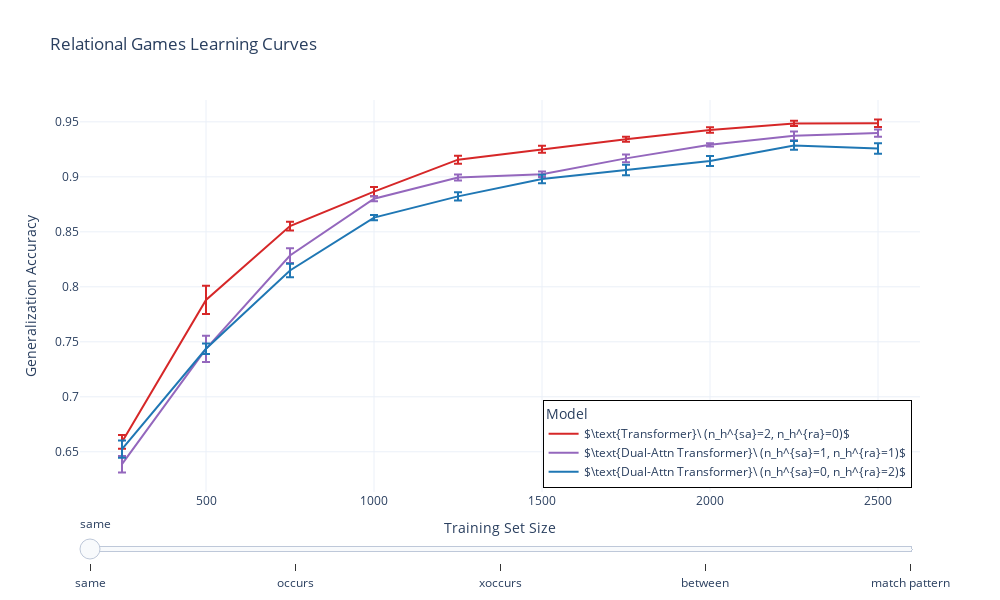

Source (notebook cell):
### Code cell
import plotly.graph_objects as go

# Assuming figure_data_ is your DataFrame with columns 'Training Set Size', 'mean', 'sem', 'Model', 'Task'

# Get unique tasks and models
tasks = figure_data_['Task'].unique()
models = figure_data_['Model'].unique()

# Create frames for each task
frames = []
for task in tasks:
    frame_data = []
    task_filter = figure_data_['Task'] == task
    task_data = figure_data_[task_filter].dropna()
    yrange = [task_data['mean'].min(), task_data['mean'].max()]
    xrange = [task_data['Training Set Size'].min(), task_data['Training Set Size'].max()]
    eps_y = 0.025 * (yrange[1] - yrange[0])
    eps_x = 0.025 * (xrange[1] - xrange[0])
    yrange = [yrange[0] - eps_y, yrange[1] + eps_y]
    xrange = [xrange[0] - eps_x, xrange[1] + eps_x]

    for model in models:
        model_filter = task_data['Model'] == model
        model_data = task_data[model_filter]
        frame_data.append(go.Scatter(
            x=model_data['Training Set Size'], 
            y=model_data['mean'], 
            error_y=dict(type='data', array=model_data['sem'], visible=True),
            mode='lines',
            name=model,
            line=dict(color=color_map[model]))) # change color based on model
    frames.append(go.Frame(data=frame_data, 
                           name=str(task),
                           layout=dict(xaxis=dict(range=xrange),
                                       yaxis=dict(range=yrange))
                                       ))

# Create steps for the slider
steps = [dict(method='animate',
              args=[[frame['name']]],  # frame name to be shown
              label=frame['name']) for frame in frames]

# Create base frame
fig = go.Figure(
    data=frames[0]['data'],
    layout=go.Layout(
        title='Relational Games Learning Curves',
        xaxis=dict(title='Training Set Size'),
        yaxis=dict(title='Generalization Accuracy'),
        height=600,
        width=1000,
        sliders=[dict(steps=steps)],  # add the slider
        legend_title="Model",
        legend=dict(yanchor="bottom", y=0.01, xanchor="right", x=0.99,
                    title_font_family="Times New Roman", #bgcolor='LightSteelBlue',
                    bordercolor="Black", borderwidth=1),
        template='plotly_white'
#         legend=dict(orientation="h", yanchor="bottom", y=1.02, xanchor="center", x=0.5)
    ),
    frames=frames
)

fig.show()

### Figure 1 — Plotly figure (JSON) as saved in the notebook; plotly's stock layout.template omitted (floating-point values rounded to 4 significant figures)
{"data": [{"error_y": {"array": [0.006208, 0.01282, 0.00407, 0.004284, 0.003624, 0.003272, 0.002279, 0.002472, 0.002458, 0.003353], "type": "data", "visible": true}, "line": {"color": "rgb(214, 39, 40)"}, "mode": "lines", "name": "$\\text{Transformer}\\ (n_h^{sa}=2, n_h^{ra}=0)$", "type": "scatter", "x": [250, 500, 750, 1000, 1250, 1500, 1750, 2000, 2250, 2500], "y": [0.659, 0.788, 0.8552, 0.8865, 0.9156, 0.9251, 0.9343, 0.9426, 0.9486, 0.9487]}, {"error_y": {"array": [0.007461, 0.01193, 0.006708, 0.002324, 0.002633, 0.002463, 0.003485, 0.001493, 0.003941, 0.003266], "type": "data", "visible": true}, "line": {"color": "rgb(148, 103, 189)"}, "mode": "lines", "name": "$\\text{Dual-Attn Transformer}\\ (n_h^{sa}=1, n_h^{ra}=1)$", "type": "scatter", "x": [250, 500, 750, 1000, 1250, 1500, 1750, 2000, 2250, 2500], "y": [0.6387, 0.7436, 0.8284, 0.8801, 0.8994, 0.9023, 0.9168, 0.9291, 0.9373, 0.9398]}, {"error_y": {"array": [0.007756, 0.004851, 0.006075, 0.002415, 0.003739, 0.003895, 0.004772, 0.004607, 0.003991, 0.004829], "type": "data", "visible": true}, "line": {"color": "rgb(31, 119, 180)"}, "mode": "lines", "name": "$\\text{Dual-Attn Transformer}\\ (n_h^{sa}=0, n_h^{ra}=2)$", "type": "scatter", "x": [250, 500, 750, 1000, 1250, 1500, 1750, 2000, 2250, 2500], "y": [0.6524, 0.7437, 0.8148, 0.8629, 0.8822, 0.898, 0.9062, 0.9144, 0.9286, 0.9257]}, {"error_y": {"array": [], "type": "data", "visible": true}, "line": {"color": "rgb(148, 103, 189)"}, "mode": "lines", "name": "Dual-Attn Transformer [asymmetric] ($n_h^{sa}=1, n_h^{ra}=1)$", "type": "scatter", "x": [], "y": []}, {"error_y": {"array": [], "type": "data", "visible": true}, "line": {"color": "rgb(31, 119, 180)"}, "mode": "lines", "name": "Dual-Attn Transformer [asymmetric] ($n_h^{sa}=0, n_h^{ra}=2)$", "type": "scatter", "x": [], "y": []}, {"error_y": {"array": [], "type": "data", "visible": true}, "line": {"color": "rgb(148, 103, 189)"}, "mode": "lines", "name": "Abstractor's RCA ($n_h^{{sa}}=1, n_h^{{ra}}=1)$", "type": "scatter", "x": [], "y": []}, {"error_y": {"array": [], "type": "data", "visible": true}, "line": {"color": "rgb(31, 119, 180)"}, "mode": "lines", "name": "Abstractor's RCA ($n_h^{{sa}}=0, n_h^{{ra}}=2)$", "type": "scatter", "x": [], "y": []}], "layout": {"height": 600, "legend": {"bordercolor": "Black", "borderwidth": 1, "title": {"text": "Model"}, "x": 0.99, "xanchor": "right", "y": 0.01, "yanchor": "bottom"}, "sliders": [{"steps": [{"args": [["same"]], "label": "same", "method": "animate"}, {"args": [["occurs"]], "label": "occurs", "method": "animate"}, {"args": [["xoccurs"]], "label": "xoccurs", "method": "animate"}, {"args": [["between"]], "label": "between", "method": "animate"}, {"args": [["match pattern"]], "label": "match pattern", "method": "animate"}]}], "title": {"text": "Relational Games Learning Curves"}, "width": 1000, "xaxis": {"title": {"text": "Training Set Size"}}, "yaxis": {"title": {"text": "Generalization Accuracy"}}}}
